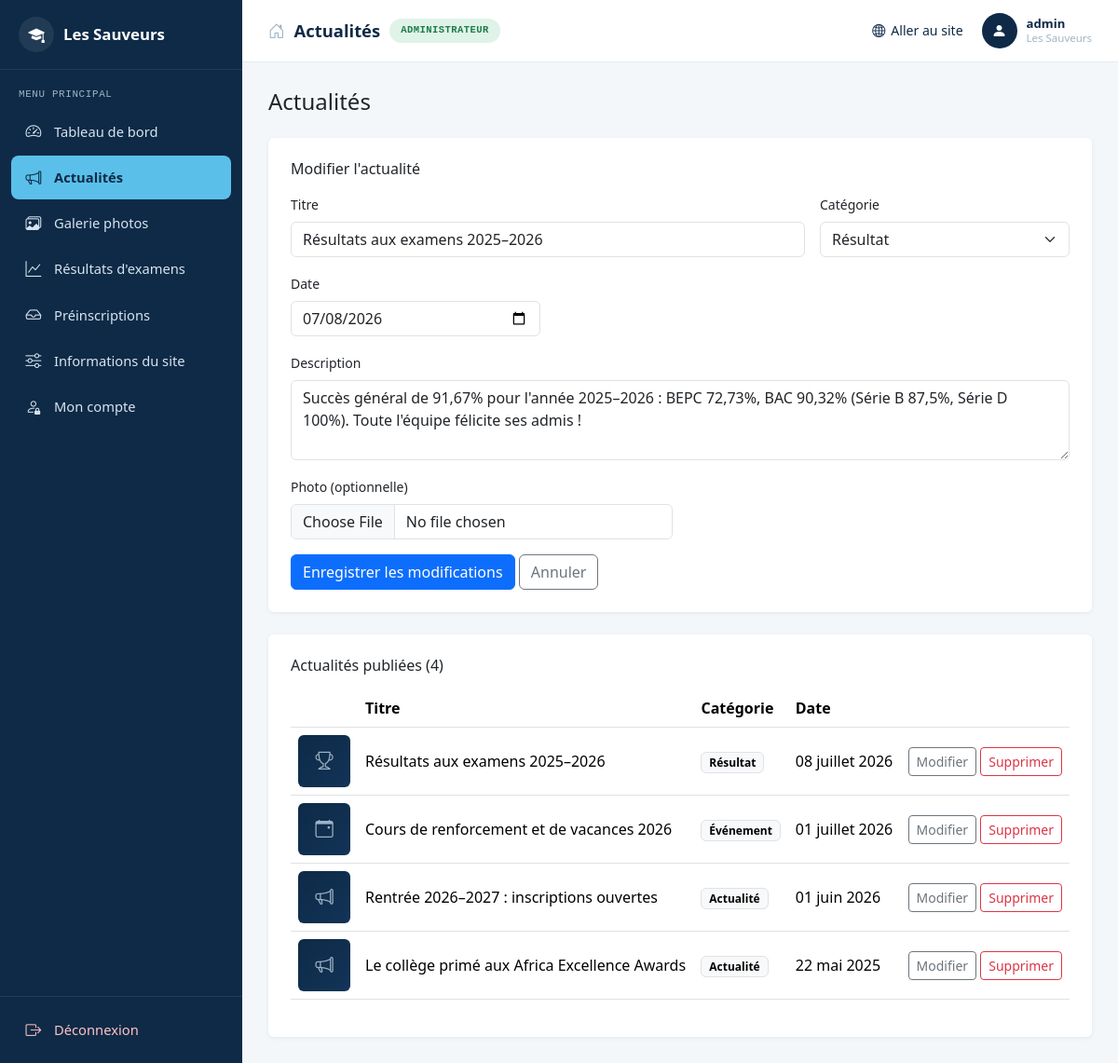
Screenshot of /admin/posts.php?edit=1 (signed in) with the database file from the repository.
### tables this page shows
CREATE TABLE posts (
            id INTEGER PRIMARY KEY AUTOINCREMENT,
            category TEXT NOT NULL DEFAULT 'actualite',
            title TEXT NOT NULL,
            description TEXT NOT NULL,
            image TEXT,
            post_date TEXT NOT NULL,
            created_at TEXT NOT NULL,
            updated_at TEXT NOT NULL
        );

### includes/helpers.php (called while the page is built, shortened)
<?php
function h(?string $s): string {
    return htmlspecialchars($s ?? '', ENT_QUOTES, 'UTF-8');
}
function image_url(?string $relativePath): ?string {
    if (!$relativePath || str_starts_with($relativePath, '__placeholder__:')) {
        return null;
    }
    return 'uploads/' . $relativePath;
}
function category_label(string $cat): string {
    return match ($cat) {
        'evenement' => 'Événement',
        'resultat'  => 'Résultat',
        default     => 'Actualité',
    };
}
function category_icon(string $cat): string {
    return match ($cat) {
        'evenement' => 'bi-calendar-event',
        'resultat'  => 'bi-trophy',
        default     => 'bi-megaphone',
    };
}
function format_date_fr(string $iso): string {
    $months = [1=>'janvier',2=>'février',3=>'mars',4=>'avril',5=>'mai',6=>'juin',
               7=>'juillet',8=>'août',9=>'septembre',10=>'octobre',11=>'novembre',12=>'décembre'];
    $ts = strtotime($iso);
    return sprintf('%02d %s %d', (int)date('d', $ts), $months[(int)date('n', $ts)], (int)date('Y', $ts));
}

### includes/db.php (called while the page is built, shortened)
<?php
function get_db(): PDO {
    static $pdo = null;
    if ($pdo !== null) {
        return $pdo;
    }
    $dataDir = __DIR__ . '/../data';
    $dbFile = $dataDir . '/database.sqlite';
    $isNew = !file_exists($dbFile);
    $pdo = new PDO('sqlite:' . $dbFile);
    $pdo->setAttribute(PDO::ATTR_ERRMODE, PDO::ERRMODE_EXCEPTION);
    $pdo->exec('PRAGMA foreign_keys = ON');
    $pdo->exec('PRAGMA journal_mode = WAL');
    return $pdo;
}

### includes/auth.php (called while the page is built, shortened)
<?php
function current_admin(): ?array {
    $stmt = get_db()->prepare('SELECT id, username FROM admins WHERE id = ?');
    $stmt->execute([$_SESSION['admin_id']]);
    $row = $stmt->fetch(PDO::FETCH_ASSOC);
    return $row ?: null;
}
function require_login(): array {
    $admin = current_admin();
    return $admin;
}

### admin/posts.php (the view, shortened to what this page needs)
<?php
require_once __DIR__ . '/../includes/bootstrap.php';
$admin = require_login();
$db = get_db();
$editPost = null;
if (!empty($_GET['edit'])) {
    $stmt = $db->prepare('SELECT * FROM posts WHERE id = ?');
    $stmt->execute([(int) $_GET['edit']]);
    $editPost = $stmt->fetch(PDO::FETCH_ASSOC) ?: null;
}
$posts = $db->query('SELECT * FROM posts ORDER BY post_date DESC, id DESC')->fetchAll(PDO::FETCH_ASSOC);
$pageTitle = 'Actualités';
require __DIR__ . '/partials/header.php';
?>
<h1 class="h4 mb-4">Actualités</h1>
<div class="card p-4 mb-4">
  <h2 class="h6 mb-3"><?= $editPost ? "Modifier l'actualité" : 'Publier une nouvelle actualité' ?></h2>
  <form method="post" enctype="multipart/form-data">
    <div class="row g-3">
      <div class="col-md-8">
        <label class="form-label small">Titre</label>
        <input type="text" name="title" class="form-control" required value="<?= h($editPost['title'] ?? '') ?>">
      </div>
      <div class="col-md-4">
        <label class="form-label small">Catégorie</label>
        <select name="category" class="form-select">
          <?php foreach (['actualite' => 'Actualité', 'evenement' => 'Événement', 'resultat' => 'Résultat'] as $val => $label): ?>
            <option value="<?= $val ?>" <?= ($editPost['category'] ?? 'actualite') === $val ? 'selected' : '' ?>><?= $label ?></option>
          <?php endforeach; ?>
        </select>
      </div>
      <div class="col-md-4">
        <label class="form-label small">Date</label>
        <input type="date" name="post_date" class="form-control" value="<?= h($editPost['post_date'] ?? date('Y-m-d')) ?>">
      </div>
      <div class="col-12">
        <label class="form-label small">Description</label>
        <textarea name="description" class="form-control" rows="3" required><?= h($editPost['description'] ?? '') ?></textarea>
      </div>
      <div class="col-md-6">
        <label class="form-label small">Photo (optionnelle)</label>
        <input type="file" name="image" accept="image/*" class="form-control">
      </div>
    </div>
    <div class="mt-3">
      <button class="btn btn-primary" type="submit"><?= $editPost ? 'Enregistrer les modifications' : 'Publier' ?></button>
      <?php if ($editPost): ?><a href="posts.php" class="btn btn-outline-secondary">Annuler</a><?php endif; ?>
    </div>
  </form>
</div>
<div class="card p-4">
  <h2 class="h6 mb-3">Actualités publiées (<?= count($posts) ?>)</h2>
  <?php if (!$posts): ?>
    <p class="text-secondary small mb-0">Aucune actualité pour le moment.</p>
  <?php else: ?>
  <div class="table-responsive">
    <table class="table align-middle">
      <thead><tr><th></th><th>Titre</th><th>Catégorie</th><th>Date</th><th></th></tr></thead>
      <tbody>
        <?php foreach ($posts as $p): $url = image_url($p['image']); ?>
        <tr>
          <td style="width:64px;">
            <?php if ($url): ?>
              <img src="../<?= h($url) ?>" style="width:56px;height:56px;object-fit:cover;border-radius:4px;">
            <?php else: ?>
              <div class="thumb-placeholder" style="width:56px;height:56px;font-size:1.2rem;"><i class="bi <?= h(category_icon($p['category'])) ?>"></i></div>
            <?php endif; ?>
          </td>
          <td><?= h($p['title']) ?></td>
          <td><span class="badge text-bg-light border"><?= h(category_label($p['category'])) ?></span></td>
          <td><?= h(format_date_fr($p['post_date'])) ?></td>
          <td class="text-end">
            <a href="posts.php?edit=<?= (int) $p['id'] ?>" class="btn btn-sm btn-outline-secondary">Modifier</a>
            <form method="post" class="d-inline" onsubmit="return confirm('Supprimer définitivement cette actualité ?');">
              <button class="btn btn-sm btn-outline-danger" type="submit">Supprimer</button>
            </form>
          </td>
        </tr>
        <?php endforeach; ?>
      </tbody>
    </table>
  </div>
  <?php endif; ?>
</div>
<?php require __DIR__ . '/partials/footer.php'; ?>

### admin/partials/header.php (shortened to what this page needs)
<?php
$current = basename($_SERVER['SCRIPT_NAME']);
function nav_active(string $file, string $current): string {
    return $file === $current ? 'active' : '';
}
$navItems = [
    ['index.php', 'bi-speedometer2', 'Tableau de bord'],
    ['posts.php', 'bi-megaphone', 'Actualités'],
    ['gallery.php', 'bi-images', 'Galerie photos'],
    ['exam-results.php', 'bi-graph-up', "Résultats d'examens"],
    ['admissions.php', 'bi-inbox', 'Préinscriptions'],
    ['settings.php', 'bi-sliders', 'Informations du site'],
    ['account.php', 'bi-person-lock', 'Mon compte'],
];
?>
<!doctype html>
<html lang="fr">
<head>
<link href="https://cdn.jsdelivr.net/npm/bootstrap@5.3.3/dist/css/bootstrap.min.css" rel="stylesheet">
<link href="https://cdn.jsdelivr.net/npm/bootstrap-icons@1.11.3/font/bootstrap-icons.css" rel="stylesheet">
<link href="assets/admin.css" rel="stylesheet">
</head>
<body>
<div class="admin-shell">
  <aside class="admin-sidebar" id="adminSidebar">
    <div class="sidebar-brand">
      <span class="brand-logo"><i class="bi bi-mortarboard-fill"></i></span>
      <span class="brand-text">Les Sauveurs</span>
    </div>
    <div class="sidebar-section-label">Menu principal</div>
    <nav class="sidebar-nav">
      <?php foreach ($navItems as [$file, $icon, $label]): ?>
        <a class="sidebar-link <?= nav_active($file, $current) ?>" href="<?= h($file) ?>">
          <i class="bi <?= h($icon) ?>"></i><span><?= h($label) ?></span>
        </a>
      <?php endforeach; ?>
    </nav>
    <div class="sidebar-footer">
      <a class="sidebar-link danger" href="logout.php"><i class="bi bi-box-arrow-right"></i><span>Déconnexion</span></a>
    </div>
  </aside>
  <div class="admin-main">
    <header class="admin-topbar">
      <div class="topbar-title">
        <i class="bi bi-house-door"></i>
        <span><?= h($pageTitle ?? 'Administration') ?></span>
        <span class="badge-pill">ADMINISTRATEUR</span>
      </div>
      <div class="topbar-right">
        <a href="../index.php" target="_blank" class="topbar-link"><i class="bi bi-globe2"></i> Aller au site</a>
        <div class="topbar-user">
          <span class="user-avatar"><i class="bi bi-person-fill"></i></span>
          <span class="user-info"><strong><?= h($admin['username'] ?? '') ?></strong><small>Les Sauveurs</small></span>
        </div>
      </div>
    </header>
    <main class="admin-content">

### admin/assets/admin.css (style rules this page uses)
:root { --marine:#0E2A47; --marine-2:#123457; --ciel:#5AC0EA; --fond:#F4F7FA; --ligne:#E4EAF0; --texte-clair:#9FB4C6; }
body { background:var(--fond);font-family:system-ui,-apple-system,"Segoe UI",sans-serif; }
.admin-shell { display:flex;min-height:100vh; }
.admin-sidebar { width:260px;flex-shrink:0;background:var(--marine);color:#fff; display:flex;flex-direction:column;position:fixed;top:0;bottom:0;left:0;z-index:1040; transition:transform .2s ease; }
.sidebar-brand { display:flex;align-items:center;gap:10px;padding:18px 20px;border-bottom:1px solid rgba(255,255,255,.08); }
.sidebar-brand .brand-logo { width:38px;height:38px;border-radius:50%;background:rgba(255,255,255,.08); display:flex;align-items:center;justify-content:center;font-size:1.1rem;flex-shrink:0; }
.sidebar-brand .brand-text { font-weight:700;font-size:1.05rem;flex-grow:1; }
.sidebar-section-label { padding:18px 20px 8px;font-size:.68rem;letter-spacing:.06em;text-transform:uppercase; color:var(--texte-clair);font-family:'Space Mono',monospace,system-ui; }
.sidebar-nav { display:flex;flex-direction:column;gap:2px;padding:0 12px;flex-grow:1;overflow-y:auto; }
.sidebar-link { display:flex;align-items:center;gap:12px;padding:11px 14px;border-radius:8px; color:#D7E4EE;text-decoration:none;font-size:.92rem;font-weight:500;transition:background .12s ease; }
.sidebar-link i { font-size:1.05rem;width:20px;text-align:center; }
.sidebar-link.active { background:var(--ciel);color:var(--marine);font-weight:700; }
.sidebar-link.active i { color:var(--marine); }
.sidebar-footer { padding:12px;border-top:1px solid rgba(255,255,255,.08); }
.sidebar-link.danger { color:#FFC2C2; }
.admin-main { flex-grow:1;margin-left:260px;display:flex;flex-direction:column;min-width:0; }
.admin-topbar { background:#fff;border-bottom:1px solid var(--ligne); display:flex;align-items:center;justify-content:space-between;gap:16px; padding:14px 28px;position:sticky;top:0;z-index:1030;flex-wrap:wrap; }
.topbar-title { display:flex;align-items:center;gap:10px;font-weight:700;color:var(--marine);font-size:1.15rem;flex-wrap:wrap; }
.topbar-title i { color:var(--texte-clair);font-size:1.1rem; }
.badge-pill { background:#DFF3E8;color:#1E7A4C;font-size:.66rem;font-weight:700;letter-spacing:.04em; padding:5px 12px;border-radius:20px;font-family:'Space Mono',monospace,system-ui; }
.topbar-right { display:flex;align-items:center;gap:20px;flex-wrap:wrap; }
.topbar-link { color:var(--marine);text-decoration:none;font-size:.88rem;font-weight:500;display:flex;align-items:center;gap:6px; }
.topbar-user { display:flex;align-items:center;gap:10px; }
.user-avatar { width:38px;height:38px;border-radius:50%;background:var(--marine);color:#fff; display:flex;align-items:center;justify-content:center;font-size:1rem;flex-shrink:0; }
.user-info { display:flex;flex-direction:column;line-height:1.2;font-size:.82rem; }
.user-info strong { color:var(--marine); }
.user-info small { color:var(--texte-clair); }
.admin-content { padding:28px;flex-grow:1; }
.card { border:none;box-shadow:0 1px 4px rgba(14,42,71,.08); }
.thumb-placeholder { width:100%;aspect-ratio:4/3;border-radius:6px;background:linear-gradient(135deg,var(--marine),var(--marine-2));display:flex;align-items:center;justify-content:center;color:var(--texte-clair);font-size:1.8rem; }

### rows the page displays
posts: title "Résultats aux examens 2025–2026", category "Résultat", post_date "07/08/2026", description "Succès général de 91,67% pour l'année 2025–2026 : BEPC 72,73%, BAC 90,32% (Série B 87,5%, Série D 100%). Toute l'équipe félicite ses admis !", post_date "08 juillet 2026"
posts: title "Cours de renforcement et de vacances 2026", category "Événement", post_date "01 juillet 2026"
posts: title "Rentrée 2026–2027 : inscriptions ouvertes", category "Actualité", post_date "01 juin 2026"
posts: title "Le collège primé aux Africa Excellence Awards", category "Actualité", post_date "22 mai 2025"

### other values shown
$label "Tableau de bord"
$label "Actualités"
$label "Galerie photos"
$label "Résultats d'examens"
$label "Préinscriptions"
$label "Informations du site"
$label "Mon compte"
$pageTitle "Actualités"
$admin['username'] "admin"
count($posts) "4"
